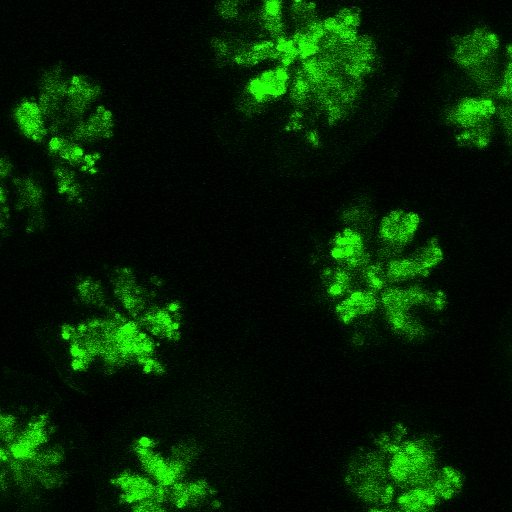
#> input picture ImageProcessing/tests/img/test_all_green.tiff, 512 x 512 px; its folder holds only this picture in this run
$ python -i scorer.py   (imports and definitions only)   (older library calls are emulated)
#> lines starting #> are read from the running program, lines starting #| are printed output that depends on the picture; after the words box and inside, x2 and y2 are one past the last pixel; in counts of white or black regions, pixels touching at a corner belong together
### ImageProcessing/src/preprocessor.py
# Module for performing a Gaussian Blur, noise removal, Canny edge detection
# and closure on an image.
import numpy as np
import cv2

BR_DEF = 21
NT_MIN = 14
CTL_DEF = 20
CTH_DEF = 108
KNL_DEF = np.ones((3, 3), np.uint8)


def prepare(img, blur_radius=BR_DEF, noise_thresh=NT_MIN):
    """
    perform Gaussian blur and threshold the image to remove noisy pixels

    :param img: image to be prepared
    :param blur_radius: size of blur radius
    :param noise_thresh: threshold on which to reject pixesls

    :return: prepared image is returned
    """
    check_params(img, blur_radius)

    # Blur the image to smooth out the cell images
    blurred = cv2.GaussianBlur(img, (blur_radius, blur_radius), 0)
    # cv2.imwrite('img/blurred.png', blurred)

    # Apply a threshold to remove background noise
    _, threshold = cv2.threshold(blurred, noise_thresh, 255, cv2.THRESH_BINARY)
    # cv2.imwrite('img/thresh.png', threshold)

    if len(img.shape) == 3:
        threshold = cv2.cvtColor(threshold, cv2.COLOR_BGR2GRAY)

    return threshold


# Separate function to not clutter the prepare function
def check_params(img, blur_radius):
    """
    Checks parameters passed in to prepare function

    :param img: image passed into prepare function
    :param blur_radius: blur radius passed into prepare function

    :return: throws exception if any of the parmeters are invalid
    """
    if not hasattr(img, 'ndim'):
        raise TypeError('Images should be numpy arrays')
    if img.ndim < 2 or img.ndim > 3:
        raise TypeError('Images should be multidimensional numpy arrays. First'
                        'two dimensions are pixel coordinates. Grayscale images'
                        'have a single value at these coordinates, colour'
                        'images have another list containing BGR(A) values.')

    if len(img.shape) == 3:
        if not img.shape[2] == 3:
            raise TypeError('Images should be one or three channels only.')

    try:
        if blur_radius % 2 != 1 or blur_radius < 0:
            raise ValueError('Blur radius must be odd')
    except TypeError:
        raise TypeError('Blur Radius must be a number')

### ImageProcessing/src/scorer.py
# Module for assigning a score to an image of a cell

import numpy as np
import cv2

from ImageProcessing.src.preprocessor import prepare

WHITE = (255, 255, 255)
NOISE_THRESHOLD = 32
SECTOR_THRESHOLD = 20


def score(img):
    """
    Score an image

    :param img: RGB image data
    :return: Score of cell - in interval [0,8]
    """
    check_params(img)
    try:
        red = img[:, :, 2]
        green = img[:, :, 1].copy()
    except IndexError:
        raise TypeError('Images should be multidimensional numpy arrays. First'
                        'two dimensions are pixel coordinates. Grayscale images'
                        'have a single value at these coordinates, colour'
                        'images have another list containing BGR(A) values.')

    sectors_filled = [False] * 32

    # Threshold out low level background noise
    (_, red) = cv2.threshold(red, NOISE_THRESHOLD, 255,
                             cv2.THRESH_TOZERO)
    (h, w, _) = img.shape
    cx, cy = get_centroid(green)
    if cx is None:
        return 0
    centroid = (cx, cy)

    # Compute where sectors cross the image edges for 32 sectors of equal angle
    edgePoints = np.zeros((32, 2), dtype=np.int32)
    edgePoints[0] = (cx, 0)
    edgePoints[8] = (w, cy)
    edgePoints[16] = (cx, h)
    edgePoints[24] = (0, cy)
    edgePoints[1], edgePoints[17] = get_intersections(-4, cx, cy, h, w)
    edgePoints[2], edgePoints[18] = get_intersections(-2, cx, cy, h, w)
    edgePoints[3], edgePoints[19] = get_intersections(-4 / 3, cx, cy, h, w)
    edgePoints[4], edgePoints[20] = get_intersections(-1, cx, cy, h, w)
    edgePoints[5], edgePoints[21] = get_intersections(-3 / 4, cx, cy, h, w)
    edgePoints[6], edgePoints[22] = get_intersections(-1 / 2, cx, cy, h, w)
    edgePoints[7], edgePoints[23] = get_intersections(-1 / 4, cx, cy, h, w)

    edgePoints[9], edgePoints[25] = get_intersections(1 / 4, cx, cy, h, w)
    edgePoints[10], edgePoints[26] = get_intersections(1 / 2, cx, cy, h, w)
    edgePoints[11], edgePoints[27] = get_intersections(3 / 4, cx, cy, h, w)
    edgePoints[12], edgePoints[28] = get_intersections(1, cx, cy, h, w)
    edgePoints[13], edgePoints[29] = get_intersections(4 / 3, cx, cy, h, w)
    edgePoints[14], edgePoints[30] = get_intersections(2, cx, cy, h, w)
    edgePoints[15], edgePoints[31] = get_intersections(4, cx, cy, h, w)

    big_ellipse = cv2.ellipse2Poly((w // 2, h // 2), (w // 2, h // 2),
                                   0, 0, 360, 10)
    small_ellipse = cv2.ellipse2Poly((w // 2, h // 2), ((w // 16), (h // 16)),
                                     0, 0, 360, 10)
    ellipse_mask = np.zeros_like(red, np.uint8)
    cv2.fillPoly(ellipse_mask, [big_ellipse], 255)
    cv2.fillPoly(ellipse_mask, [small_ellipse], 0)

    for i, point in enumerate(edgePoints):
        triangle_mask = np.zeros_like(red, np.uint8)

        cv2.fillPoly(triangle_mask,
                     np.array([[edgePoints[i], edgePoints[(i + 1) % 32],
                                centroid]]), 255)
        sector_mask = cv2.bitwise_and(ellipse_mask, ellipse_mask,
                                      mask=triangle_mask)
        sector = cv2.bitwise_and(red, red, mask=sector_mask)
        try:
            areaRatio = np.count_nonzero(sector) / np.count_nonzero(sector_mask)
        except ZeroDivisionError:
            sectors_filled[i % 32] = False
            continue
        if areaRatio * 100 >= SECTOR_THRESHOLD:
            sectors_filled[i % 32] = True

    num_filled = sum(sectors_filled)

    return (num_filled + 1) // 4


def check_params(img):
    """
    Check image data contains 'ndim' attribute

    :param img: Image data
    :return: None
    """
    if not hasattr(img, 'ndim'):
        raise TypeError('Images should be numpy arrays')
    if img.ndim < 2 or img.ndim > 3:
        raise TypeError('Images should be multidimensional numpy arrays. First'
                        'two dimensions are pixel coordinates. Grayscale images'
                        'have a single value at these coordinates, colour'
                        'images have another list containing BGR(A) values.')


def get_centroid(green):
    """
    Find location of centroid in green image

    :param green: Image data
    :return: Co-ordinates of centre of centroid
    """
    binary = prepare(green)
    _, contours, _ = cv2.findContours(binary, cv2.RETR_EXTERNAL,
                                      cv2.CHAIN_APPROX_SIMPLE)
    if len(contours) == 0:
        return None, None
    m10 = 0
    m00 = 0
    m01 = 0
    for cnt in contours:
        moments = cv2.moments(cnt, binaryImage=True)
        m10 += moments['m10']
        m01 += moments['m01']
        m00 += moments['m00']

    cx = int(m10 / m00)
    cy = int(m01 / m00)
    return cx, cy


def get_intersections(m, cx, cy, h, w):
    """
    Find list of intersections between line cy = m*cx + c and box (0,0),(w,h)

    :param m: Gradient of line
    :param cx: X co-ordinate
    :param cy: Y co-ordinate
    :param h: Height of bounding box
    :param w: Width of bounding box
    :return: List of intersection co-ordinates
    """
    intersections = []
    reverse_list = False
    h -= 1
    w -= 1

    c = ((-m) * cx) + cy

    # Lines are y = 0, x = 0, y = h, x = w,
    # Top, y = 0
    top = np.array([-c / m, 0], dtype=np.float)
    if w > top[0] >= 0:
        intersections.append(top.astype(np.int32))
        if m > 0:
            reverse_list = True
    # Right, x = w
    right = np.array([w, m * w + c])
    if h > right[1] >= 0:
        intersections.append(right.astype(np.int32))
    # Bottom, y = h
    bottom = np.array([(h - c) / m, h])
    if w >= bottom[0] > 0:
        intersections.append(bottom.astype(np.int32))
    # Left, x = 0
    left = np.array([0, c])
    if h >= left[1] > 0:
        intersections.append(left.astype(np.int32))

    if reverse_list:
        intersections = intersections[1:] + intersections[:1]
    if len(intersections) > 2:
        if (abs(intersections[0][0] - intersections[1][0]) == 1 and
                intersections[0][1] == intersections[1][1]) or \
           (abs(intersections[0][1] - intersections[1][1]) == 1 and
                intersections[0][0] == intersections[1][0]):
            intersections.pop(1)
        if (abs(intersections[-1][0] - intersections[-2][0]) == 1 and
                intersections[-1][1] == intersections[-2][1]) or \
           (abs(intersections[-1][1] - intersections[-2][1]) == 1 and
                intersections[-1][0] == intersections[-2][0]):
            intersections.pop(-2)

    return intersections


def create_circular_masks(h, w, centroid, max_r):
    """
    Create circular mask

    :param h: Height of circle
    :param w: Width of circle
    :param centroid: Circle centre co-ordinates (x, y)
    :param max_r: Max radius of circle
    :return:
    """
    masks = []
    empty_img = np.zeros((h, w), dtype=np.uint8)
    inner_circle = np.copy(empty_img)
    cv2.circle(inner_circle, centroid, int(max_r / 5), WHITE, -1)
    for i in range(2, 6):
        curr_mask = np.copy(empty_img)
        cv2.circle(curr_mask, centroid, int(i * max_r / 5), WHITE, -1)
        inner_inv = cv2.bitwise_not(inner_circle)
        new_mask = cv2.bitwise_and(curr_mask, inner_inv)
        masks.append(new_mask)
        inner_circle = curr_mask
    return masks


def set_params(sector_thresh, noise_thresh):
    """
    Set sector threshold and noise thresholds

    :param sector_thresh: Sector threshold
    :param noise_thresh: Noise threshold
    :return: None
    """
    global SECTOR_THRESHOLD
    SECTOR_THRESHOLD = sector_thresh
    global NOISE_THRESHOLD
    NOISE_THRESHOLD = noise_thresh

>>> import cv2
>>> picture = cv2.imread('../tests/img/test_all_green.tiff')
#> picture is the input picture: shape (512, 512, 3); mean B, G, R 0.4, 32.2, 3.5
>>> result = score(picture)
#> in score, `(_, red) = cv2.threshold(red, NOISE_THRESHOLD, 255, cv2.THRESH_TOZERO)`:
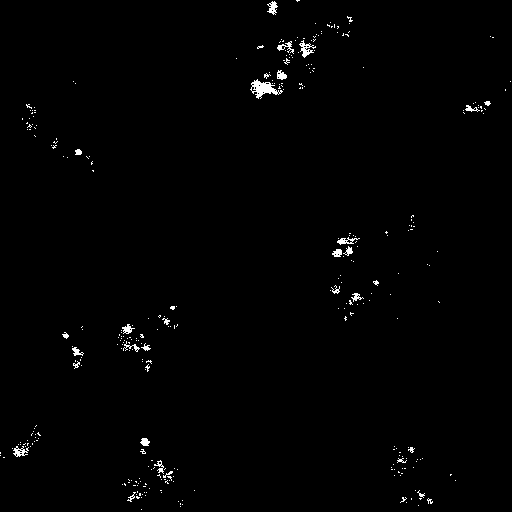
#> red: shape (512, 512); min 0, max 34, mean 0.3; drawn with min black and max white
#> in prepare, `blurred = cv2.GaussianBlur(img, (blur_radius, blur_radius), 0)`:
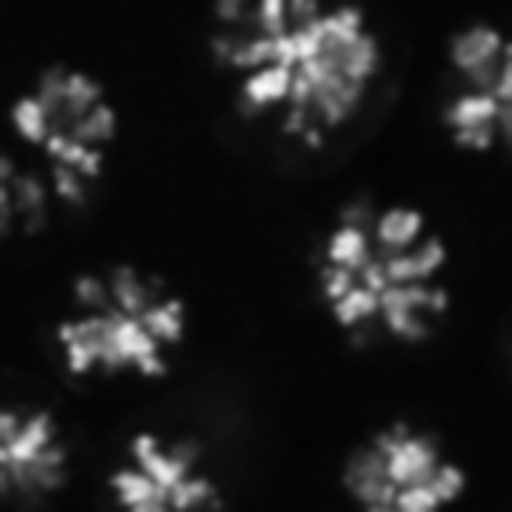
#> blurred: shape (512, 512); min 3, max 250, mean 32.2
#> in prepare, `_, threshold = cv2.threshold(blurred, noise_thresh, 255, cv2.THRESH_BI..`:
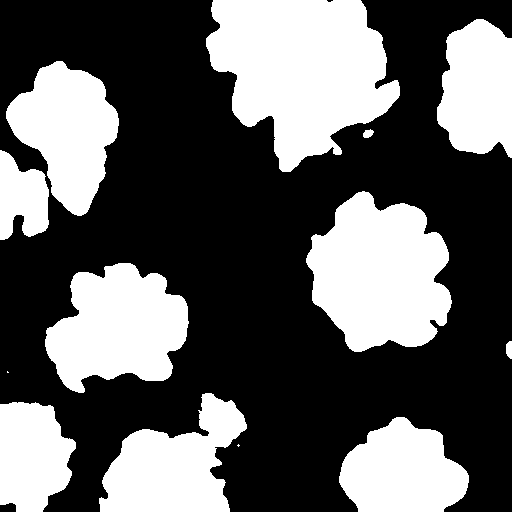
#> threshold: shape (512, 512); 37.9% white; 13 white regions (2 under 20 px)
#> in get_centroid, `_, contours, _ = cv2.findContours(binary, cv2.RETR_EXTERNAL, cv2.CHAIN..`: contours = 13 contours, 2 with area under 20; largest, box (x1, y1, x2, y2) and area: (206, 0, 400, 172) 21760, (306, 191, 452, 352) 16428, (45, 263, 189, 393) 12508, (6, 61, 119, 216) 10168, (99, 393, 247, 512) 10062
#> the loop in get_centroid, `for cnt in contours:` made 13 passes
#> (m10, m01, m00) on passes 2, 3, 4, 6, 7, 8, 9, 10, 11, 12, 13: (3506768, 4109191.8, 8722), (3710726.8, 7044571.5, 15165), (5454665.7, 11730811.7, 25226.5), (5491045.2, 11755958.7, 25298.5), (6963793, 15850080.3, 37806), (13204804.2, 20355480, 54234.5), (13270843.2, 20953368.3, 57256.5), (13291435, 20960830.3, 57312.5), (13972371.5, 22288199.7, 67481), (17852419.7, 23008813.3, 75606.5), (24405613.8, 24514141.2, 97366)
#> (cnt, m10, m01, m00) on passes 1, 5: ([[238, 444], [237, 445], [238, 446], [239, 445]], 476, 890, 2), ([[7, 371], [7, 372], [8, 372]], 5454669.3, 11730997.5, 25227)
#> after the loop in get_centroid, `for cnt in contours:`: m00 = 97366; m01 = 24514141.2; m10 = 24405613.8
#> in get_centroid, `cx = int(m10 / m00)`: cx = 250
#> in get_centroid, `cy = int(m01 / m00)`: cy = 251
#> in score, `cx, cy = get_centroid(green)`: cx = 250; cy = 251
#> in score, `centroid = (cx, cy)`: centroid = (250, 251)
#> in get_intersections, `c = ((-m) * cx) + cy`: c = 1251
#> in get_intersections, `top = np.array([-c / m, 0], dtype=np.float)`: top = [312.8, 0]
#> in get_intersections, `right = np.array([w, m * w + c])`: right = [511, -793]
#> in get_intersections, `bottom = np.array([(h - c) / m, h])`: bottom = [185, 511]
#> in get_intersections, `left = np.array([0, c])`: left = [0, 1251]
#> in score, `cv2.fillPoly(ellipse_mask, [big_ellipse], 255)`: ellipse_mask: shape (512, 512); 78.5% white; 4 black regions, box (x1, y1, x2, y2) and area: (0, 0, 251, 251) 14326, (262, 0, 512, 240) 14075, (0, 262, 240, 512) 14075, (273, 273, 512, 512) 13825
#> in score, `cv2.fillPoly(ellipse_mask, [small_ellipse], 0)`:
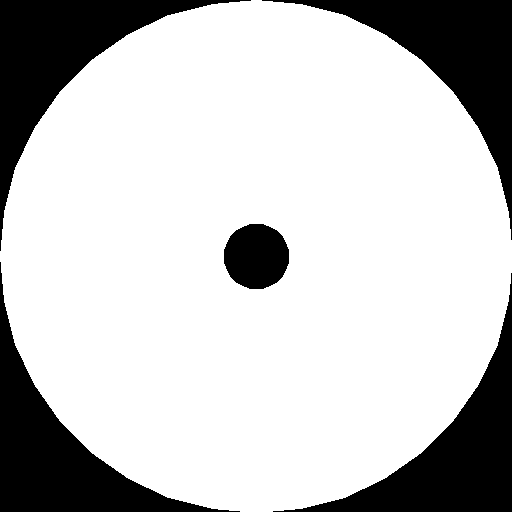
#> ellipse_mask: shape (512, 512); 77.2% white; 5 black regions, box (x1, y1, x2, y2) and area: (0, 0, 251, 251) 14326, (262, 0, 512, 240) 14075, (0, 262, 240, 512) 14075, (273, 273, 512, 512) 13825, (224, 224, 289, 289) 3357
#> the loop in score, `for i, point in enumerate(edgePoints):` made 32 passes
#> areaRatio on passes 1 to 12: 0.0774, 0.027, 0.000167, 0, 0, 0.000661, 0, 0.0189, 0.0112, 0.0145, 0.00493, 0
#> pass 1, in score, `sector_mask = cv2.bitwise_and(ellipse_mask, ellipse_mask, mask=triangl..`:
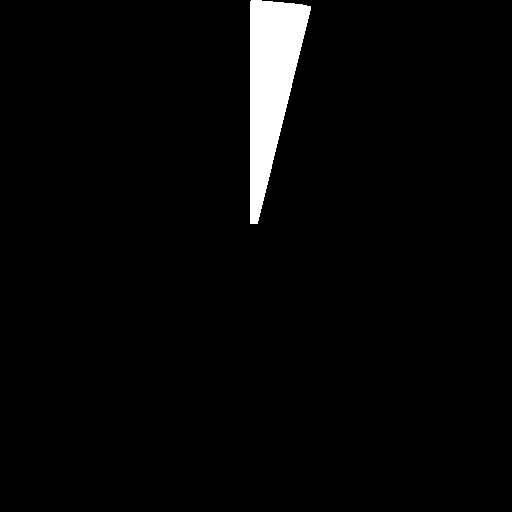
#> sector_mask: shape (512, 512); 3% white; 1 white region, box (x1, y1, x2, y2) and area: (250, 0, 311, 224) 7792
#> after the loop in score, `for i, point in enumerate(edgePoints):`:
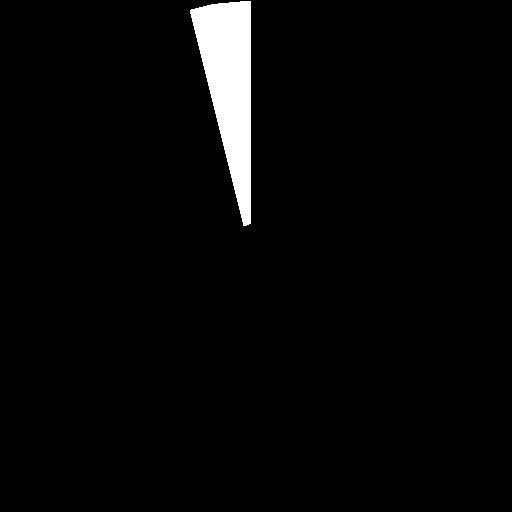
#> sector_mask: shape (512, 512); 3% white; 1 white region, box (x1, y1, x2, y2) and area: (190, 1, 251, 226) 7812
#> after the loop in score, `for i, point in enumerate(edgePoints):`:
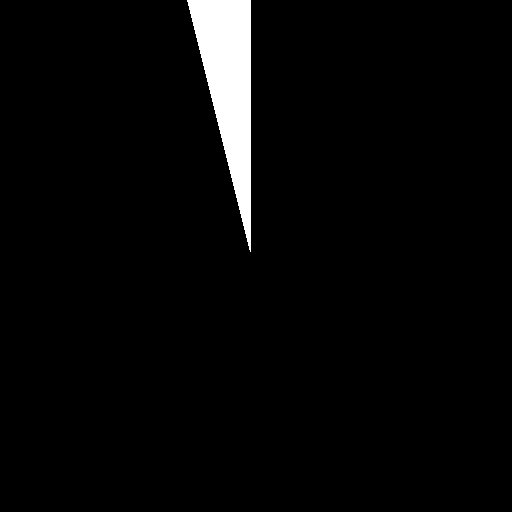
#> triangle_mask: shape (512, 512); 3.1% white; 1 white region, box (x1, y1, x2, y2) and area: (187, 0, 251, 252) 8190
#> after the loop in score, `for i, point in enumerate(edgePoints):`: sectors_filled = 32 items, first 6: False, False, False, False, False, False
#> in score, `num_filled = sum(sectors_filled)`: num_filled = 0
#> result = 0
